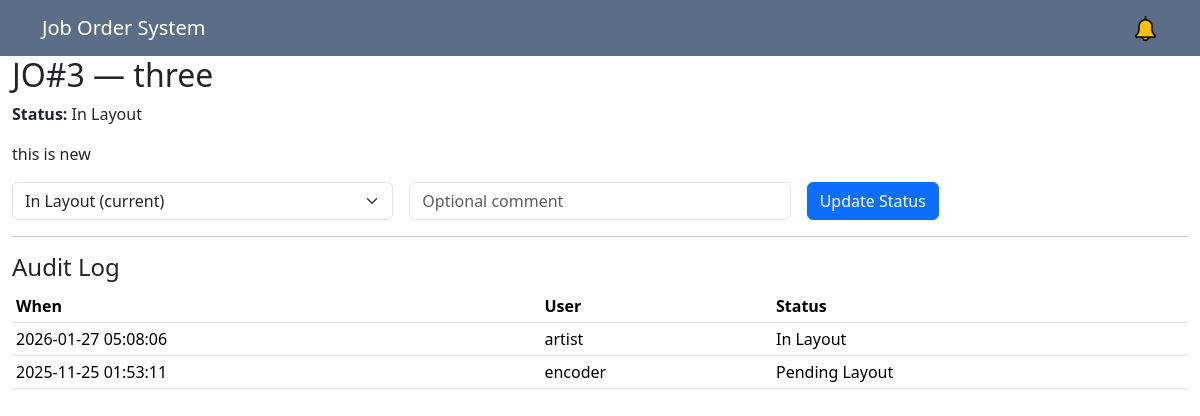
/jo/view.php?id=3 (signed in), run on the app's committed database.
### tables this page shows
CREATE TABLE `job_orders` (
  `id` int NOT NULL AUTO_INCREMENT,
  `jo_number` varchar(255) DEFAULT NULL,
  `customer_name` varchar(100) DEFAULT NULL,
  `contact_num` varchar(15) DEFAULT NULL,
  `date_ordered` date DEFAULT NULL,
  `deadline` date DEFAULT NULL,
  `item_description` text,
  `file_upload` text,
  `product_type` int DEFAULT NULL,
  `team_name` varchar(50) DEFAULT NULL,
  `quantity` int DEFAULT NULL,
  `status` varchar(50) DEFAULT 'Pending Layout',
  `created_by` int DEFAULT NULL,
  `created_at` timestamp NULL DEFAULT CURRENT_TIMESTAMP,
  `updated_at` timestamp NULL DEFAULT NULL,
  PRIMARY KEY (`id`),
  KEY `created_by` (`created_by`),
  CONSTRAINT `job_orders_ibfk_1` FOREIGN KEY (`created_by`) REFERENCES `users` (`id`)
);

CREATE TABLE `audit_logs` (
  `id` int NOT NULL AUTO_INCREMENT,
  `jo_id` int DEFAULT NULL,
  `status` varchar(50) DEFAULT NULL,
  `updated_by` int DEFAULT NULL,
  `updated_at` timestamp NULL DEFAULT CURRENT_TIMESTAMP,
  PRIMARY KEY (`id`),
  KEY `jo_id` (`jo_id`),
  KEY `updated_by` (`updated_by`),
  CONSTRAINT `audit_logs_ibfk_1` FOREIGN KEY (`jo_id`) REFERENCES `job_orders` (`id`),
  CONSTRAINT `audit_logs_ibfk_2` FOREIGN KEY (`updated_by`) REFERENCES `users` (`id`)
);

CREATE TABLE `users` (
  `id` int NOT NULL AUTO_INCREMENT,
  `username` varchar(100) DEFAULT NULL,
  `password` varchar(255) DEFAULT NULL,
  `role` varchar(30) NOT NULL,
  `created_at` timestamp NULL DEFAULT CURRENT_TIMESTAMP,
  PRIMARY KEY (`id`),
  UNIQUE KEY `username` (`username`)
);

### jo/view.php (the view, shortened to what this page needs)
<?php
include __DIR__ . '/../templates/header.php';
$jo_id = intval($_GET['id'] ?? 0);
$stmt = $conn->prepare("SELECT j.*, u.username AS creator FROM job_orders j LEFT JOIN users u ON j.created_by = u.id WHERE j.id = ?");
$stmt->bind_param("i", $jo_id); $stmt->execute(); $jo = $stmt->get_result()->fetch_assoc(); $stmt->close();
$al = $conn->prepare("SELECT a.*, u.username AS updater FROM audit_logs a LEFT JOIN users u ON a.updated_by = u.id WHERE a.jo_id = ? ORDER BY a.updated_at DESC");
$al->bind_param("i", $jo_id); $al->execute(); $logs = $al->get_result(); $al->close();
$role = $_SESSION['user']['role'];
$role_allowed = ['encoder'=>["Pending Layout","In Layout","Sizing"],'artist'=>["Pending Layout","In Layout","Sizing","Ready for Printing"],
'printer'=>["Ready for Printing","Printing"],'heatpress'=>["Ready for Heat Pressing","Pressing"],'cutting'=>["Ready for Cutting","Cutting"],
'sewing'=>["Ready for Sewing","In Sewing","Done Sewing"],'qc'=>["Done Sewing","QC Checking"],'sales'=>[]];
$can_update = in_array($jo['status'], $role_allowed[$role] ?? []) || $role==='admin';
?>
<h2>JO#<?= $jo['id'] ?> — <?= htmlspecialchars($jo['customer_name']) ?></h2>
<p><strong>Status:</strong> <?= htmlspecialchars($jo['status']) ?></p>
<p><?= nl2br(htmlspecialchars($jo['item_description'])) ?></p>
<?php if($can_update): ?>
<form method="POST" action="/jo/update_status.php">
  <div class="row g-3">
    <div class="col-md-4"><select name="status" class="form-select">
      <option value="<?= htmlspecialchars($jo['status']) ?>"><?= htmlspecialchars($jo['status']) ?> (current)</option>
    </select></div>
    <div class="col-md-4"><input name="comment" class="form-control" placeholder="Optional comment"></div>
    <div class="col-md-4"><button class="btn btn-primary">Update Status</button></div>
  </div>
</form>
<?php else: ?><div class="alert alert-info">You cannot update this job.</div><?php endif; ?>
<hr><h4>Audit Log</h4>
<table class="table table-sm"><thead><tr><th>When</th><th>User</th><th>Status</th></tr></thead><tbody>
<?php while($r = $logs->fetch_assoc()): ?><tr><td><?= $r['updated_at'] ?></td><td><?= htmlspecialchars($r['updater']) ?></td><td><?= htmlspecialchars($r['status']) ?></td></tr><?php endwhile; ?>
</tbody></table>
<?php include __DIR__ . '/../templates/footer.php'; ?>

### data on the page
job_orders: id "3", customer_name "three", status "In Layout", item_description "this is new", status "In Layout (current)"
audit_logs: updated_at "2026-01-27 05:08:06", updated_by.username "artist", status "In Layout"
audit_logs: updated_at "2025-11-25 01:53:11", updated_by.username "encoder", status "Pending Layout"
